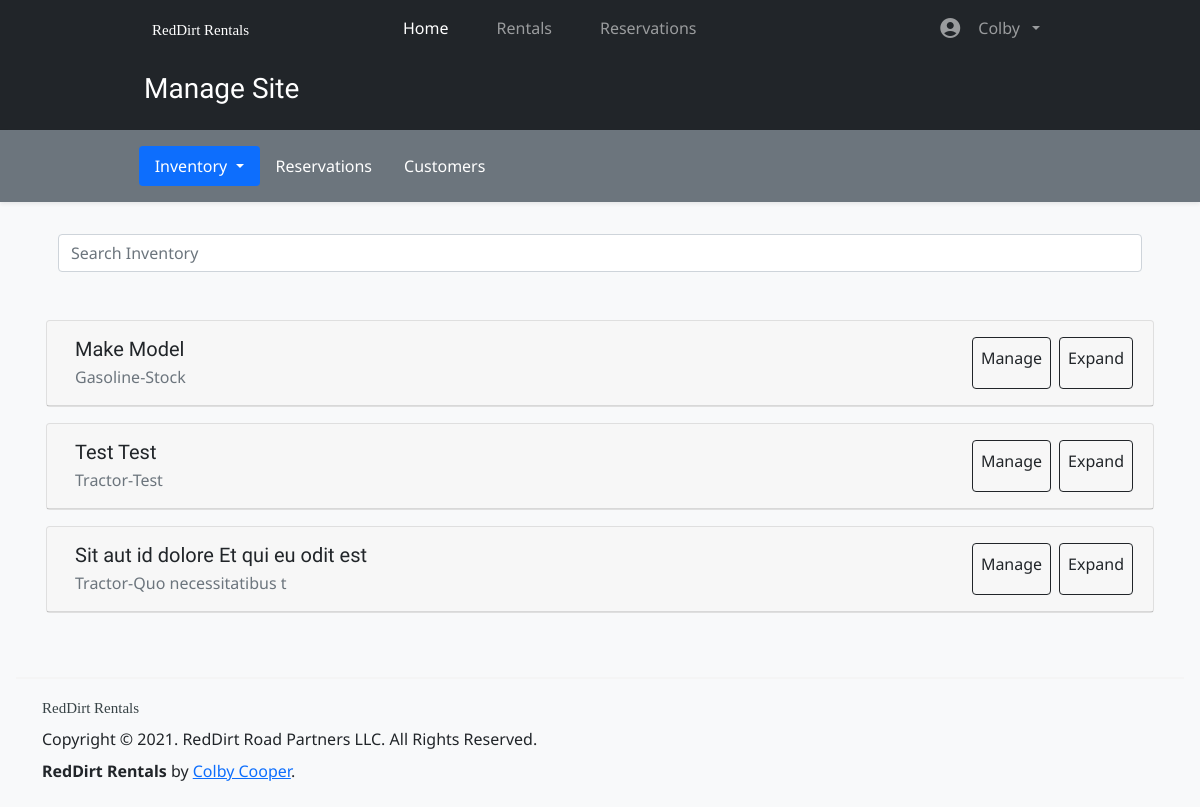
Page /admin/inventory (signed in) on the committed database.
### tables this page shows
CREATE TABLE users (
    id INTEGER PRIMARY KEY AUTOINCREMENT,
    firstname TEXT NOT NULL,
    lastname TEXT NOT NULL,
    phonenumber TEXT NOT NULL,
    email TEXT NOT NULL,
    password BLOB NOT NULL,
    groups TEXT NOT NULL,
    address TEXT NOT NULL,
    city TEXT NOT NULL,
    state TEXT NOT NULL,
    zip TEXT NOT NULL
);

CREATE TABLE inventory (
    id INTEGER PRIMARY KEY AUTOINCREMENT,
    category TEXT,
    make TEXT,
    model TEXT,
    fuel_type TEXT,
    horsepower TEXT, 
    deck_size TEXT,
    implements TEXT,
    stock TEXT,
    drive TEXT,
    rate FLOAT,
    image_paths BLOB,
    job_category TEXT,
    price_range TEXT, 
    is_available INTEGER DEFAULT 1,
    available_on DATE,
    rented_by TEXT,
    rent_queue TEXT,
    is_shown INTEGER DEFAULT 1,
    description TEXT,
    features TEXT
);

### rentals_app/admin.py (the view)
@admin.route('/inventory')
@login_required
def inventory():
    con, cur = helpers.connect_to_db()
    ids = list(cur.execute("SELECT id FROM inventory;").fetchall())
    rentals = []
    for id_list in ids:
        for id in id_list:
            rentals.append(Rental().find_rental(id))
    for rental in rentals:
        rental.implements = list(
            rental.implements
                .replace('[','')
                .replace(']','')
                .replace('\'','')
                .split(',')
        )
        rental.image_paths = list(
            rental.image_paths
                .replace('[','')
                .replace(']','')
                .replace("'",'')
                .split(',')
        )
    reservations = list(cur.execute('SELECT * FROM reservations;').fetchall())
    con.close()
    return render_template('admin/index.html', rentals=rentals, reservations=reservations)

### rentals_app/admin.py (called while the page is built)
@admin.before_app_request
def check_if_admin():
    if g.user.groups != 'admin':
        return redirect(url_for('home.index'))

### rentals_app/auth.py (called while the page is built)
@auth.before_app_request
def fetch_current_user():
    userid = session.get('userid')
    if userid is None:
        g.user = None
    else:
        g.user = User.find_user(userid)

def login_required(view):
    @functools.wraps(view)
    def wrapped_view(**kwargs):
        if g.user is None:
            return redirect(url_for('auth.login'))
        return view(**kwargs)
    return wrapped_view

### rentals_app/helpers.py (called while the page is built)
def connect_to_db():
    con = sqlite3.connect('/Users/colby/RedDirtRentals/database.db')
    return con, con.cursor()

### rentals_app/models/user.py (called while the page is built)
    def find_user(id) -> object:
        con, cur = helpers.connect_to_db()
        sql ="""
        SELECT * FROM users WHERE id='{}'
        """.format(id)
        try:
            db = cur.execute(sql).fetchone()
            con.commit()
            return User(
                userid=db[0],
                firstname=db[1],
                lastname=db[2],
                phonenumber=db[3],
                email=db[4],
                password=db[5],
                groups=db[6],
                address=db[7],
                city=db[8],
                state=db[9],
                zip=db[10]
            )
        except Exception as ex:
            con.rollback()
            raise ex
        finally:
            con.close()

### rentals_app/templates/admin/index.html (shortened to what this page needs)
{% extends "base.html" %}
{% block content %}
<div class="container-fluid bg-dark">
    <div class="row">
        <div class="col-md-10 mx-auto">
            <h3 class="text-white ms-md-3 p-3">Manage Site</h3>
        </div>
    </div>
</div>
<div class="container-fluid p-3 bg-secondary shadow-sm">
    <div class="row row mx-md-3">
        <div class="col-md-10 mx-auto">
            <ul class="nav nav-pills"
                id="tab_root">
                <li class="nav-item dropdown">
                    <a class="nav-link dropdown-toggle active text-white"
                       data-bs-toggle="dropdown"
                       id="inventory_active_elem"
                       role="button"
                       aria-expanded="false">
                        Inventory
                    </a>
                </li>
                <li class="nav-item">
                    <a class="nav-link text-white"
                       href="#"
                       id="reservations_tab_selector">
                        Reservations
                    </a>
                </li>
                <li class="nav-item">
                    <a class="nav-link text-white"
                       id="customer_tab_selector"
                       href="#">
                        Customers
                    </a>
                </li>
            </ul>
        </div>
    </div>
</div>
<div class="container p-3 mb-3"
     id="inventory_tab_content">
    <div class="container mt-3 mb-5">
        <form action=""
              method="">
            <input class="form-control"
                   type="text"
                   name="inventory_query "
                   placeholder="Search Inventory">
        </form>
    </div>
    {% for rental in rentals %}
    <div class="card my-3"
         id="inventory-panel-{{ rental.rental_id }}">
        <div class="card-header d-flex flex-row p-3">
            <div class="container">
                <h5 class="card-title">
                    {{ rental.make }} {{ rental.model }}
                </h5>
                <p class="card-subtitle ff-primary text-muted">{{rental.category}}-{{rental.stock}}</p>
            </div>
            <a class="btn btn-outline-dark d-flex flex-column align-items-center p-2 mx-1 "
               href="{{ url_for( 'admin.details', id=rental.rental_id) }} ">
                Manage
            </a>
            <a class="btn btn-outline-dark d-flex flex-column align-items-center p-2 mx-1"
               data-bs-toggle="collapse"
               href="#collapse_rental_{{rental.rental_id}}"
               aria-expanded="false"
               aria-controls="collapse_rental_{{rental.rental_id}}">
                Expand
            </a>
        </div>
    </div>
    {% endfor %}
</div>
{% endblock %}

### rentals_app/templates/base.html (shortened to what this page needs)
<!doctype html>
<html lang="en">
<head>
    <link rel="stylesheet"
          href="{{url_for('static', filename='global.css')}}">
</head>
<body class="bg-light">
    <div class="row mx-0 bg-dark">
        <div class="col-md-10 mx-auto">
            <nav class="navbar navbar-expand-lg navbar-dark bg-dark">
                <div class="container-fluid">
                    <a href="{{url_for('index.root')}}"
                       class="navbar-brand">
                        <img src="{{ url_for('static', filename='res/logo_white.svg') }}"
                             class="px-3">
                    </a>
                    <div class="collapse navbar-collapse"
                         id="nav_main">
                        <ul class="navbar-nav w-100">
                            <li class="nav-item mx-3">
                                <a class="nav-link active"
                                   aria-current="page"
                                   href="{{ url_for('index.root') }}">Home</a>
                            </li>
                            <li class="nav-item px-3">
                                <a class="nav-link"
                                   href="{{url_for('Rentals.all_rentals')}}">Rentals</a>
                            </li>
                            <li class="nav-item mx-3">
                                <a class="nav-link"
                                   href="#">Reservations</a>
                            </li>
                            {% if g.user != None %}
                            <li class="nav-item dropdown dropdown-dark ms-auto me-3 d-flex flex-row">
                                <a class="nav-link dropdown-toggle d-flex flex-row align-items-center"
                                   href="#"
                                   data-bs-toggle="dropdown"
                                   aria-expanded="false">
                                    <span class="material-icons-round me-3">
                                    </span>
                                    <span class="me-2">{{g.user.firstname}}</span>
                                </a>
                            </li>
                            {% endif %}
                        </ul>
                    </div>
                </div>
            </nav>
        </div>
    </div>
    {% block content %} {% endblock %}
    <footer class="p-3">
        <div style="border-top: 2px solid whitesmoke;"></div>
        <div class="container mt-3">
            <img src="{{ url_for('static', filename='res/logo_dark.svg') }}"
                 class="img-fluid">
            <p class="mt-2 mb-2">Copyright &copy; 2021. RedDirt Road Partners LLC. All Rights Reserved.</p>
            <p class="mb-2"><strong>RedDirt Rentals</strong> by <a href="mailto:ccooper@reddirtequipment.com">Colby Cooper</a>.</p>
        </div>
    </footer>
</body>
</html>

### rows in the picture
users: user.firstname "Colby"
inventory: make "Make", model "Model", category "Gasoline", stock "Stock"
inventory: make "Test", model "Test", category "Tractor", stock "Test"
inventory: make "Sit aut id dolore", model "Et qui eu odit est", category "Tractor", stock "Quo necessitatibus t"
